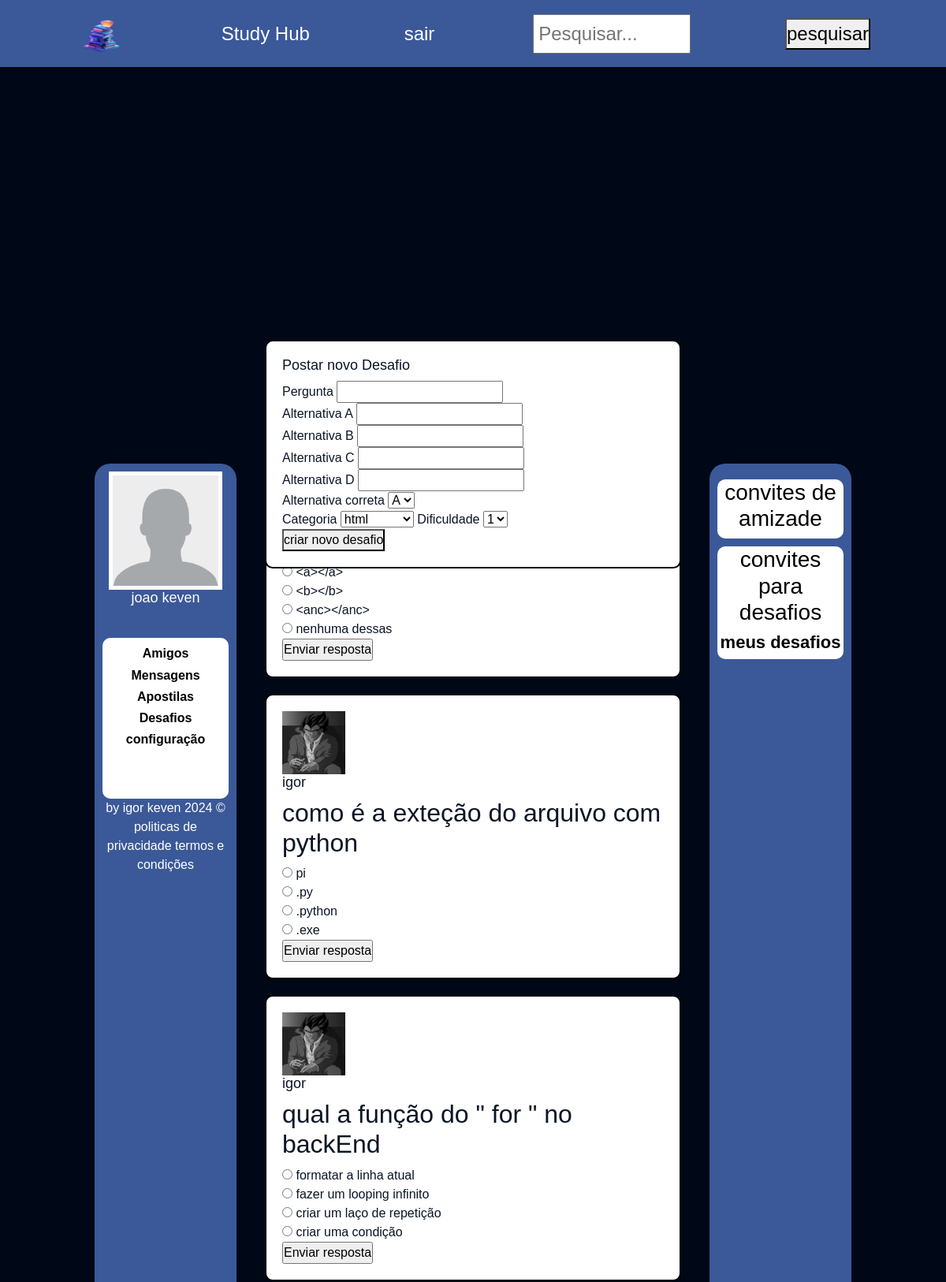
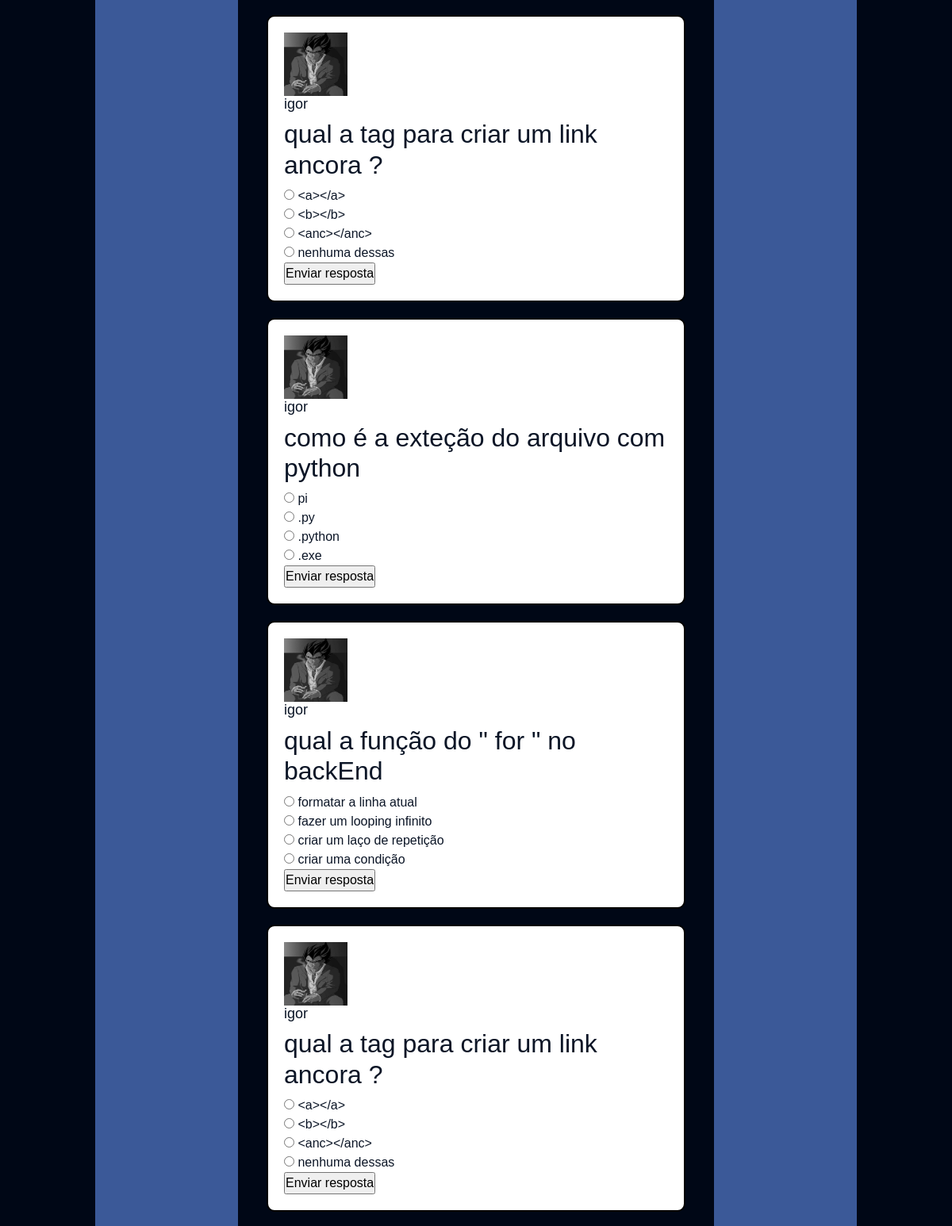
The app's page /home (signed in, upper part) with its own data (2 pictures, top to bottom).
### tables this page shows
CREATE TABLE usuario (
    id INTEGER PRIMARY KEY,
    nome TEXT NOT NULL,
    senha TEXT NOT NULL,
    tema TEXT DEFAULT '#3b5998',
    img_perfil TEXT DEFAULT '/static/imagens/user.png',
    img_capa TEXT DEFAULT '/static/imagens/fundo.jpg'
);

CREATE TABLE desafios (
    id INTEGER PRIMARY KEY AUTOINCREMENT,
    id_usuario INTEGER,
    pergunta TEXT,
    respostaA TEXT,
    respostaB TEXT,
    respostaC TEXT,
    respostaD TEXT,
    respostaCERTA TEXT,
    categoria TEXT,
    dificuldade INTEGER
);

### main.py (the view)
@app.route('/home')
def home():
    if 'usuario' in session:  # SE TENTAR ENTRAR SEM LOGIN NAO CAI AQUI
        nome = session['usuario']  # Obtenha o nome do usuário da sessão
        conn = sqlite3.connect('usuarios.db')
        cursor = conn.cursor()
        cursor.execute("SELECT * FROM usuario WHERE nome = ?", (nome,))
        usuario = cursor.fetchone()
        cursor.execute("""
            SELECT u.*
            FROM usuario u
            INNER JOIN amigos a ON u.id = a.amigo_id
            WHERE a.usuario_id = ?
        """, (usuario[0],))
        amigos = cursor.fetchall()  # Obter todos os dados dos amigos
        cursor.execute("""
            SELECT *
            FROM usuario
            WHERE id NOT IN (
                SELECT amigo_id
                FROM amigos
                WHERE usuario_id = ?
            )
            AND id != ?
        """, (usuario[0], usuario[0]))
        possiveis_amigos = cursor.fetchall()  # Obter todos os dados dos possíveis amigos
        cursor.execute("""
            SELECT u.*
            FROM usuario u
            INNER JOIN solicitacoes_amizade s ON u.id = s.solicitante_id
            WHERE s.solicitado_id = ?
        """, (usuario[0],))
        solicitacoes_amizade = cursor.fetchall()
        cursor.execute("""
            SELECT d.*
            FROM desafios d
            INNER JOIN amigos a ON d.id_usuario = a.amigo_id
            WHERE a.usuario_id = ?
        """, (usuario[0],))
        desafios = cursor.fetchall()
        cursor.execute("""
            SELECT u.*
            FROM usuario u
            INNER JOIN desafios d ON u.id = d.id_usuario
            WHERE u.id != ?
        """, (usuario[0],))
        usuarios_com_desafios = cursor.fetchall()
        cursor.close()
        conn.close()
        if usuario is not None:  # Se encontramos um usuário que corresponde ao nome de usuário
            tema = usuario[3]  # Obtenha o tema do perfil do usuário
            img_perfil = usuario[4]  # Obtenha a imagem de perfil do usuário
            img_capa = usuario[5]  # Obtenha a imagem de capa do usuário
            apostilas = ['apostila1.pdf','apostila2.pdf','apostila3.pdf','apostila4.pdf']  # DEPOIS APAGAR E PEGAR DADOS DO BD
            return render_template('home.html',usuarios_com_desafios=usuarios_com_desafios,desafios=desafios,solicitacoes_amizade=solicitacoes_amizade,possiveis_amigos=possiveis_amigos,nome=nome, fundo=img_capa, apostilas=apostilas, tema=tema,img_perfil=img_perfil, amigos=amigos)
        else:
            flash('Erro ao buscar os dados do usuário!!')
            return redirect('/')
    else:
        flash('É necessario fazer login para acessar!!')
        return redirect('/')

### templates/home.html (shortened to what this page needs)
<!doctype html>
<html lang="en">
    <head>
        <link href="https://cdn.jsdelivr.net/npm/bootstrap@5.3.2/dist/css/bootstrap.min.css" rel="stylesheet">
        <link href="static/css/cadastro.css" rel="stylesheet">
        <link href="static/css/base.css" rel="stylesheet">
        <link rel="stylesheet" href="/static/css/home.css">
    </head>
    <body style="background-image: url('{{fundo}}'); ">
        <div class="navbar">
            <img class="logo_navBar" src="/static/imagens/logo.png" alt="">
            Study Hub
            <div class="botoes_navbar">
                <a  href="/sair">sair</a>
            </div>
            <input type="text" class="search-bar" placeholder="Pesquisar...">
            <button>pesquisar</button>
        </div>
        <aside class="perfil">
            <img src="{{img_perfil}}" alt="foto de perfil" title="Mudar foto"  width="200" height="150" id="foto_perfi">
            <br>
            <h1 class="nome"> {{nome}}</h1>
            <div class="menu_lateral_esquendo">
              <div class="menu_lateral_esquendo_1">
                <h3 class="menu_perfil" id="btn_amigos">Amigos</h3>
                <h3 class="menu_perfil" id="btn_mensagens">Mensagens</h3>
                <h3 class="menu_perfil" id="btn_apostila">Apostilas</h3>
                <h3 class="menu_perfil" id="btn_desafios">Desafios</h3>
                <h3 class="menu_perfil" id="btn_config">configuração</h3>
                <br><br>
              </div>
            </div>
            by igor keven 2024 &copy;<br>
            <a class="poiticas" >politicas de privacidade</a>
            <a class="poiticas" >termos e condições</a>
        </aside>
        <div class="conteudo">
          <div id="feed">
            {% include 'feed.html' %}
        </div>
      </div>
        <aside class="lateral_direita">
            <div class="menu_lateral_direito">
                <h3 style="color: black;" > convites de amizade</h3>
            </div>
            <div class="menu_lateral_direito">
                <h3 style="color: black;"> convites para desafios</h3>
                <h3 class="menu_perfil" id="apagar_conta">meus desafios</h3>
            </div>
        </aside>
    </body>
</html>

### templates/feed.html (shortened to what this page needs)
    <div class="novo_flashCard feed">
      <h1>Postar novo Desafio</h1>
      <form action="/novo_desafio" method="post" id="formDesafio">
        <label for="pergunta">Pergunta</label>
        <input type="text" name="pergunta" id="pergunta" required><br>
        <label for="respostaA">Alternativa A</label>
        <input type="text" name="respostaA" id="respostaA" required><br>
        <label for="respostaB">Alternativa B</label>
        <input type="text" name="respostaB" id="respostaB"><br>
        <label for="respostaC">Alternativa C</label>
        <input type="text" name="respostaC" id="respostaC"><br>
        <label for="respostaD">Alternativa D</label>
        <input type="text" name="respostaD" id="respostaD"><br>
        <label for="respostaCerta">Alternativa correta</label>
        <select name="respostaCerta" id="respostaCerta" required>
          <option value="respostaA">A</option>
        </select><br>
        <label for="categoria">Categoria</label>
        <select name="categoria" id="categoria" required>
          <option value="html">html</option>
        </select>
        <label for="dificuldade">Dificuldade</label>
        <select name="dificuldade" id="dificuldade" required>
          <option value="1">1</option>
        </select><br>
                 <button type="submit">criar novo desafio</button>
      </form>
    </div>
<br><br>
{% if usuarios_com_desafios %}
  {% for usuario in usuarios_com_desafios %}
      {% for desafio in desafios %}
        {% if desafio[1] == usuario[0] %}
        <div class="feed">
          <img src="{{ usuario[4] }}" alt="">
          <h1>{{ usuario[1] }}</h1>
          <form action="#" method="post">
            <h2>{{ desafio[2] }}</h2>
            <input type="radio" id="respostaA" name="resposta" value="A">
            <label for="respostaA">{{ desafio[3] }}</label><br>
            {% if desafio[4] != None %}
            <input type="radio" id="respostaB" name="resposta" value="B">
            <label for="respostaB">{{ desafio[4] }}</label><br>
            {% endif %}
            {% if desafio[5] != None %}
            <input type="radio" id="respostaC" name="resposta" value="C">
            <label for="respostaC">{{ desafio[5] }}</label><br>
            {% endif %}
            {% if desafio[6] != None %}
            <input type="radio" id="respostaD" name="resposta" value="D">
            <label for="respostaD">{{ desafio[6] }}</label><br>
            {% endif %}
            <input type="submit" value="Enviar resposta">
          </form>
        </div>
        {% endif %}
      {% endfor %}
  {% endfor %}
{% endif %}

### static/css/cadastro.css (style rules this page uses)
* { margin: 0; padding: 0; }

### static/css/base.css (style rules this page uses)
:root { --main-color: #0b1526; --dark-color: #000716; --secondary-dark-color: rgb(15, 2, 26); --light-color: #00c1f3; --contrast-color: #f4c96b; --differential-color: #58fcd5; --tema: #3b5998; }
body { background-color: var(--dark-color) !important; color: white !important; }

### static/css/home.css (style rules this page uses)
body { font-family: Arial, sans-serif; margin: 0; padding: 0; background-color: #e9ebee; display: flex; justify-content: space-between; background-size: cover; background-repeat: no-repeat; background-position: center; background-attachment: fixed; }
.navbar { background-color: var(--tema); color: white; padding: 10px; text-align: center; font-size: 24px; position: fixed; width: 100%; top: 0; display: flex; justify-content: space-between; padding-left: 8%; padding-right: 8%; z-index: 2; }
.logo_navBar { height: 65px; width: 65px; }
.botoes_navbar a { display: flex; justify-content: center; cursor: pointer; text-decoration: none; color: white; }
.botoes_navbar a ,.botoes_navbar .dropdown { margin-right: 5px; }
.search-bar { width: 200px; padding: 5px; justify-self: flex-end; }
.perfil { position: fixed; top: 15%; left: 10%; border-radius: 20px; height: 83%; width: 15%; background-color: var(--tema); padding: 10px; text-align: center; }
.poiticas { cursor: pointer; text-decoration: none; color: white; }
.lateral_direita { position: fixed; top: 15%; right: 10%; border-radius: 20px; height: 83%; width: 15%; background-color: var(--tema); padding: 10px; text-align: center; }
.perfil img { border: solid 5px rgb(255, 255, 255); background-color: #0b1526; width: 90%; }
h1.nome { color: white; font-size: 18px; }
.menu_perfil { cursor: pointer; font-size: 22px; font-weight: bold; color: black; }
.menu_lateral_esquendo { margin-top: 25%; background-color: white; width: 100%; border-radius: 10px; padding: 10px; }
.menu_lateral_esquendo h3 { font-size: 16px; }
.menu_lateral_direito { background-color: white; width: 100%; border-radius: 10px; max-height: 200px; overflow-y: auto; margin-top: 10px; }
.conteudo { margin-top: 10%; margin-left: 28%; margin-right: 28%; background-color: transparent; width: 100%; height: 100%; border-radius: 10px; color: #0b1526; }
.novo_flashCard { border: solid 2px black; position: sticky; top: 11%; padding: 5px; opacity: 1; transition: opacity 0.3s ease; }
.feed { background-color: white; margin-top: 20px; padding: 20px; border-radius: 10px; border: solid 2px black; }
.feed h1 { font-size: 18px; }
.feed img { height: 80px; width: 80px; }

### records on screen
usuario: img_perfil (placeholder picture), nome "joao keven"
usuario: nome "igor"
desafios: respostaA "<a></a>", respostaB "<b></b>", respostaC "<anc></anc>", respostaD "nenhuma dessas", img_perfil (picture), pergunta "qual a tag para criar um link ancora ?"
desafios: img_perfil (picture), pergunta "como é a exteção do arquivo com python", respostaA "pi", respostaB ".py", respostaC ".python", respostaD ".exe"
desafios: img_perfil (picture), pergunta "qual a função do \" for \" no backEnd", respostaA "formatar a linha atual", respostaB "fazer um looping infinito", respostaC "criar um laço de repetição", respostaD "criar uma condição"
